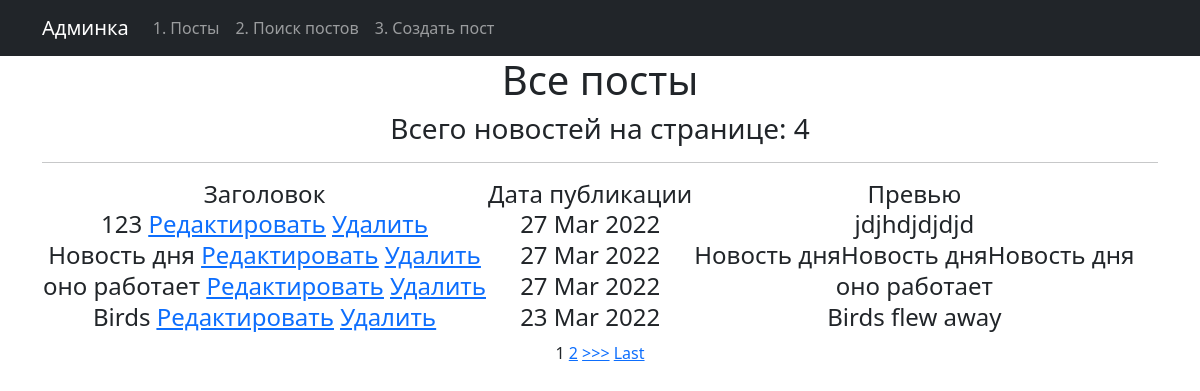
Page /news/ on the committed database.
### newapp/models.py (models this page shows, shortened)
class Post(models.Model):
    author = models.ForeignKey(Author, on_delete=models.CASCADE)
    NEWS = 'NW'
    ARTICLE = 'AR'
    CATEGORY_CHOISES = (
        (NEWS, 'Новость'),
        (ARTICLE, 'Статья'),
    )
    categoryType = models.CharField(max_length=2, choices=CATEGORY_CHOISES, default=ARTICLE)
    dateCreation = models.DateTimeField(auto_now_add=True)
    postCategory = models.ManyToManyField(Category, through='PostCategory')
    title = models.CharField(max_length=128)
    text = models.TextField()
    rating = models.SmallIntegerField(default=0)

### newapp/views.py (the view, shortened to what this page needs)
# urls.py: path('', PostsList.as_view()),
class PostsList(ListView):
    model = Post
    ordering = '-dateCreation'
    template_name = 'posts.html'
    context_object_name = 'posts'
    paginate_by = 4  # поставим постраничный вывод в один элемент

### newapp/templetags/custom_filters.py (called while the page is built)
@register.filter(name='censor')
def censor(text):
   a = list(text.split(" "))
   print(a)
   c = []
   for i in a:
      print(i)
      if i in BAD_WORDS:
         print('f')
         b = i.replace(i, BAD_WORDS[i])
         print(b)
         c.append(b)
      else:
         c.append(i)
   return f'{" ".join(c)}'

### templates/posts.html (shortened to what this page needs)
{% extends 'flatpages/default.html' %}
{% load custom_filters %}
{% block content %}
   <h1>Все посты</h1>
   <h3>Всего новостей на странице: {{ posts|length }}</h3>
   <hr>
   {% if posts %}
       <h4><table>
           <tr>
               <td>Заголовок</td>
               <td>Дата публикации</td>
               <td>Превью</td>
           </tr>
           {% for post in posts %}
           <tr>
               <td>
                   {{ post.title|censor }}
                   <a href="{% url 'post_update' post.id %}"><u>Редактировать</u></a>
                   <a href="{% url 'post_delete' post.id %}"><u>Удалить</u></a>
               </td>
               <td>{{ post.dateCreation|date:'d M Y' }}</td>
               <td>{{ post.text|truncatewords:4|censor }}</td>
           </tr>
           {% endfor %}
       </table></h4>
   {% else %}
       <h2>Товаров нет!</h2>
   {% endif %}
{% if is_paginated %}
    {% for num in page_obj.paginator.page_range %}
        {% if page_obj.number == num %}
            <a>{{ num }}</a>
        {% elif num > page_obj.number|add:'-2' and num < page_obj.number|add:'2' %}
            <a href="?page={{ num }}">{{ num }}</a>
        {% endif %}
    {% endfor %}
    {% if page_obj.has_next %}
        <a href="?page={{ page_obj.next_page_number }}">>>></a>
        <a href="?page={{ page_obj.paginator.num_pages }}">Last</a>
    {% endif %}
{% endif %}
{% endblock content %}

### rows in the picture
Post: title|censor "123", dateCreation "27 Mar 2022", text|censor "jdjhdjdjdjd"
Post: title|censor "Новость дня", dateCreation "27 Mar 2022", text|censor "Новость дняНовость дняНовость дня"
Post: title|censor "оно работает", dateCreation "27 Mar 2022", text|censor "оно работает"
Post: title|censor "Birds", dateCreation "23 Mar 2022", text|censor "Birds flew away"

### other values in the picture
{{ posts|length }} "4"
{{ num }} "1"
{{ num }} "2"
